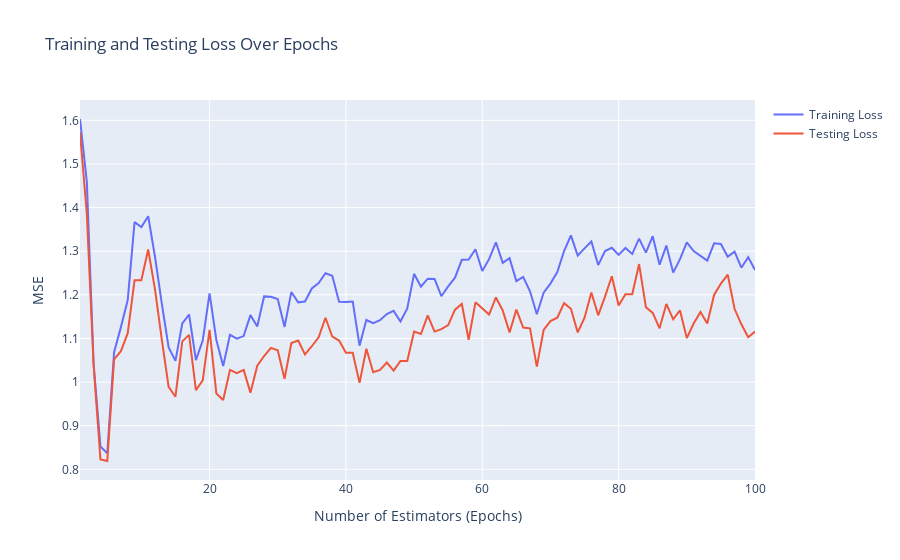

Notebook source saved alongside this figure:
### Code cell
import plotly.graph_objects as go
import plotly.express as px

# Create a line plot for both training and testing MSE using Plotly
fig = go.Figure()

fig.add_trace(go.Scatter(x=np.arange(1, n_estimators + 1), y=training_loss, mode='lines', name='Training Loss'))
fig.add_trace(go.Scatter(x=np.arange(1, n_estimators + 1), y=testing_loss, mode='lines', name='Testing Loss'))

fig.update_layout(title='Training and Testing Loss Over Epochs',
                  xaxis_title='Number of Estimators (Epochs)',
                  yaxis_title='MSE')

fig.show()
